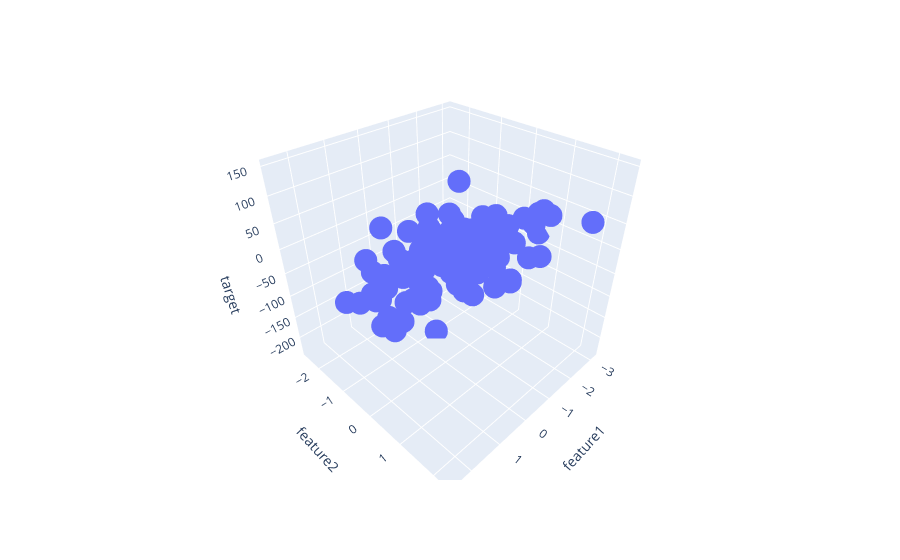

The notebook cell saved with this chart:
### Code cell
fig = px.scatter_3d(df, x='feature1', y='feature2', z='target')
fig.show()
